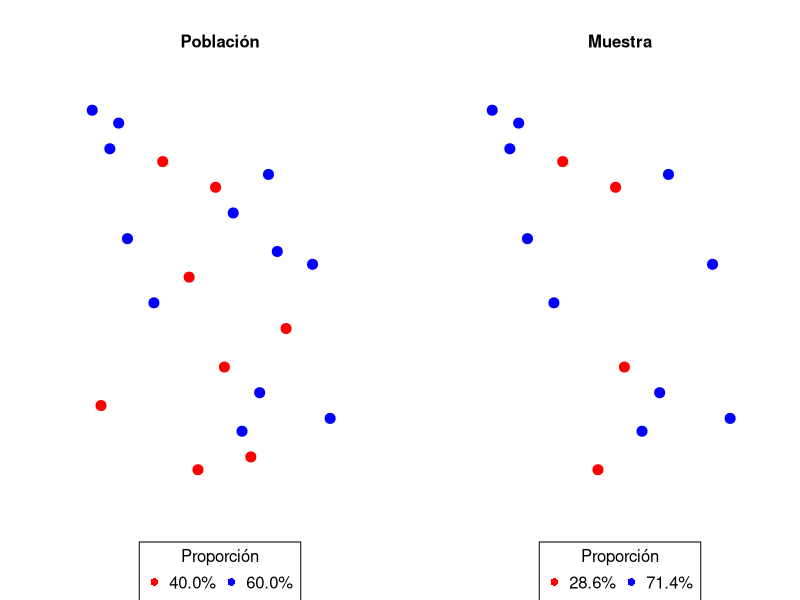
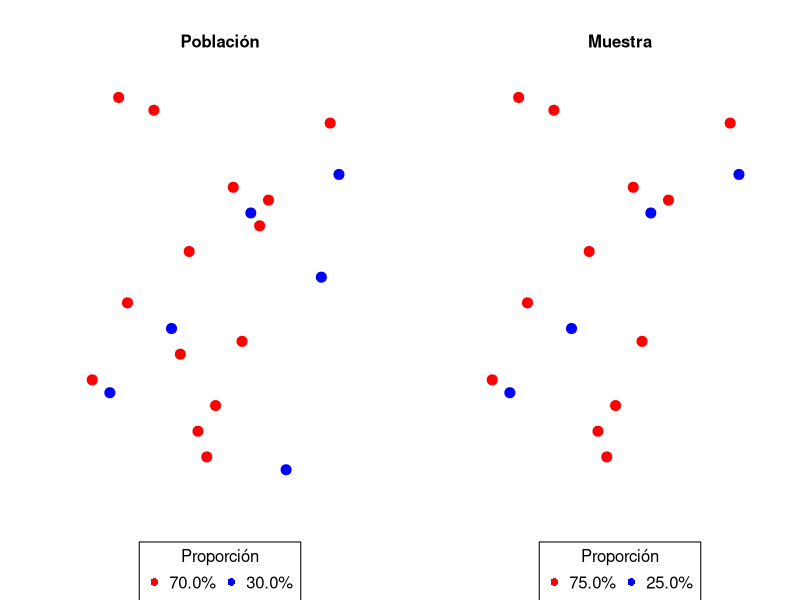
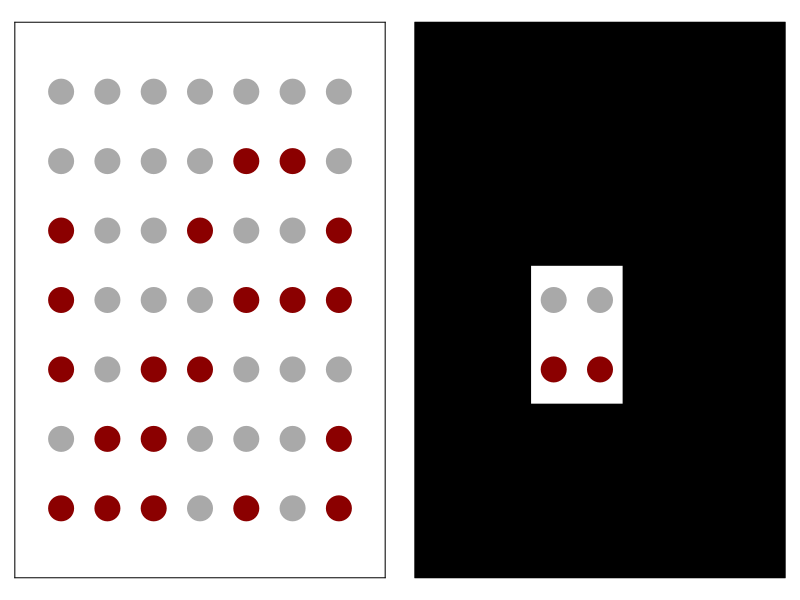
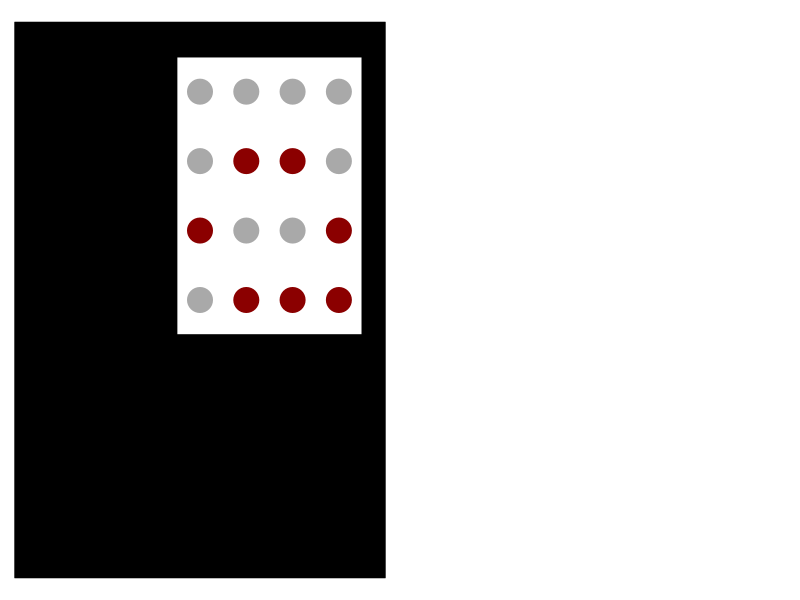
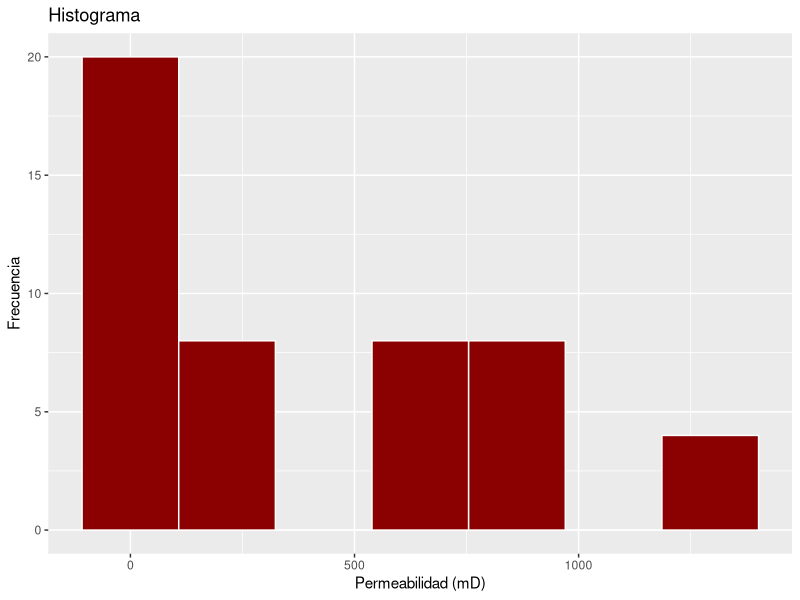
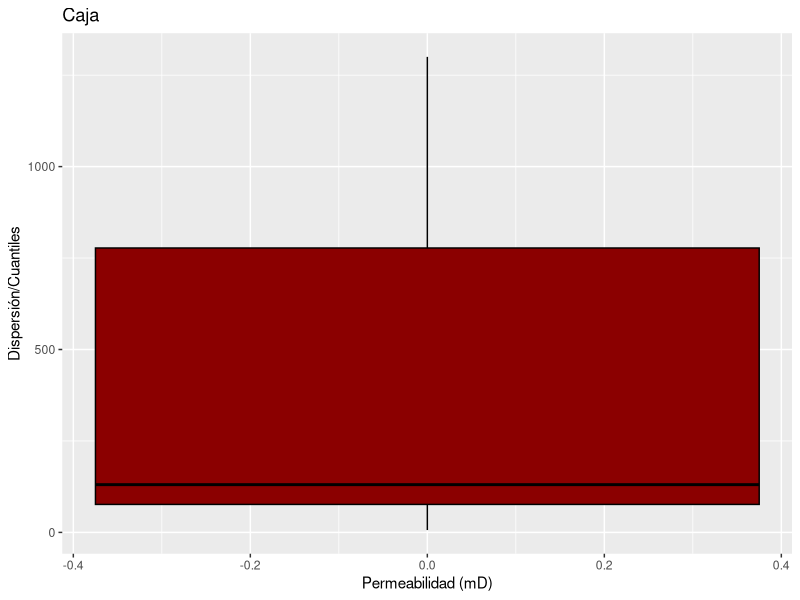
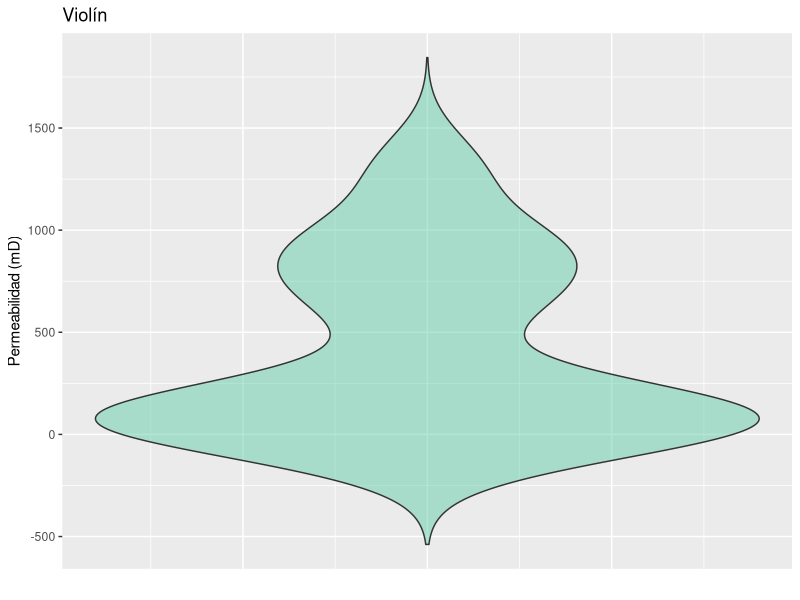
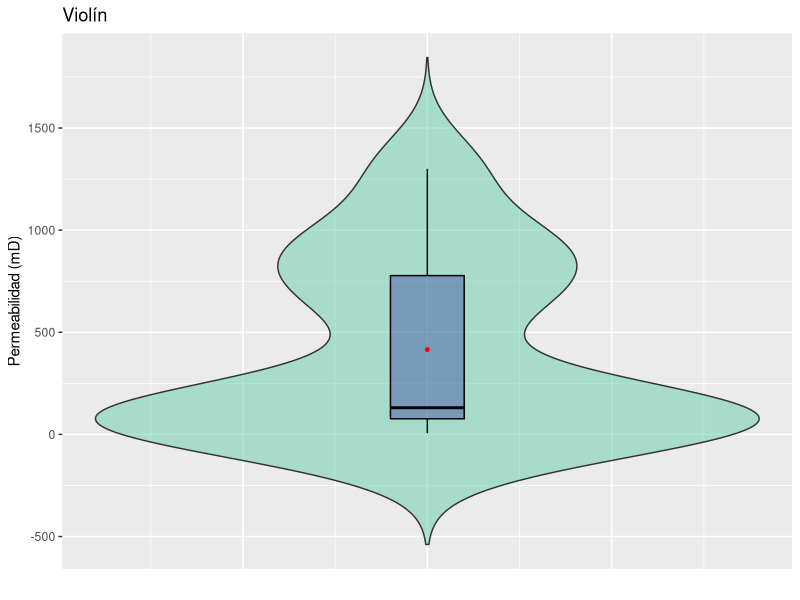

Reproduce these figures in R, in order.
## ---- chunk 1
  set.seed(2023)
  col_text = "black"
  col_point1 = "red"
  col_point2 = "blue"
  par(mfrow = c(1,2), las = 1, bty = "n", bg = NA)
  pos = data.frame(sample(1:30,20), sample(1:30,20))
  pos[,3] = NA
  n = sample(3:17, 1)
  pos[sample(1:20,n),3] = col_point1
  pos[,3] = ifelse(is.na(pos[,3]), col_point2, pos[,3])
  
  plot(x = pos[,1], y = pos[,2],
       pch = 20, cex = 2, col = pos[,3],
       xaxt = "n", yaxt = "n",
       xlab = "", ylab = "", main = "Población",
       cex.main = 1, col.main = col_text,
       xlim = c(1,30), ylim = c(0,30))
  legend("bottom",
         legend = paste(format(round(c(sum(pos[,3] == col_point1), sum(pos[,3] == col_point2))/length(pos[,3])*100,1),
                               nsmall = 1),"%", sep = ""),
         pch = 16, col = c(col_point1, col_point2), horiz = T,
         bty = "o", inset = c(0,-0.25), xpd = T,
         title = "Proporción", cex = 1,
         text.col = col_text, box.col = col_text)
  
  n2 = sample(1:20, sample(1:19,1))
  plot(x = pos[n2,1], y = pos[n2,2],
       pch = 20, cex = 2, col = pos[n2,3],
       xaxt = "n", yaxt = "n",
       xlab = "", ylab = "", main = "Muestra",
       cex.main = 1, col.main = col_text,
       xlim = c(1,30), ylim = c(0,30))
  legend("bottom",
         legend = paste(format(round(c(sum(pos[n2,3] == col_point1), sum(pos[n2,3] == col_point2))/length(pos[n2,3])*100,1),
                               nsmall = 1),"%", sep = ""),
         pch = 16, col = c(col_point1, col_point2), horiz = T,
         bty = "o", inset = c(0,-0.25), xpd = T,
         title = "Proporción", cex = 1,
         text.col = col_text, box.col = col_text)
## ---- chunk 2
  set.seed(1992)
  par(mfrow = c(1,2), las = 1, bty = "n", bg = NA)
  pos = data.frame(sample(1:30,20), sample(1:30,20))
  pos[,3] = NA
  n = sample(3:17, 1)
  pos[sample(1:20,n),3] = col_point1
  pos[,3] = ifelse(is.na(pos[,3]), col_point2, pos[,3])
  
  plot(x = pos[,1], y = pos[,2],
       pch = 20, cex = 2, col = pos[,3],
       xaxt = "n", yaxt = "n",
       xlab = "", ylab = "",
       main = "Población", cex.main = 1, col.main = col_text,
       xlim = c(1,30), ylim = c(0,30))
  legend("bottom",
         legend = paste(format(round(c(sum(pos[,3] == col_point1), sum(pos[,3] == col_point2))/length(pos[,3])*100,1),
                               nsmall = 1),"%", sep = ""),
         pch = 16, col = c(col_point1, col_point2), horiz = T, bty = "o",
         inset = c(0,-0.25), xpd = T, title = "Proporción", cex = 1,
         text.col = col_text, box.col = col_text)
  
  set.seed(156)
  n2 = sample(1:20, sample(1:19,1))
  plot(x = pos[n2,1], y = pos[n2,2],
       pch = 20, cex = 2, col = pos[n2,3],
       xaxt = "n", yaxt = "n",
       xlab = "", ylab = "",
       main = "Muestra", cex.main = 1, col.main = col_text,
       xlim = c(1,30), ylim = c(0,30))
  legend("bottom",
         legend = paste(format(round(c(sum(pos[n2,3] == col_point1), sum(pos[n2,3] == col_point2))/length(pos[n2,3])*100,1),
                               nsmall = 1),"%", sep = ""),
         pch = 16, col = c(col_point1, col_point2), horiz = T, bty = "o",
         inset = c(0,-0.25), xpd = T,title = "Proporción", cex = 1,
         text.col = col_text, box.col = col_text)
## ---- chunk 3
  col_point1 = "darkred"
  col_point2 = "darkgray"
  col_fill = "black"
  par(bg = NA, mar = c(0,0,0,0))
  df = data.frame(x = rep(1:7,rep(7,7)), y = rep(1:7,7), color = NA)
  set.seed(2023)
  df$color[sample(dim(df)[1], 20)] = col_point1
  df$color[is.na(df$color)] = col_point2
  plot(x = df$x, y = df$y, col = df$color,
       pch = 20, cex = 5,
       xlim = c(0,8), ylim = c(0,8),
       bty = "n", xaxt = "n", yaxt = "n",
       xlab = "", ylab = "")
  segments(x0 = c(0,0,0,8), y0 = c(0,8,0,0),
           x1 = c(0,8,8,8), y1 = c(8,8,0,8))
## ---- chunk 4
  par(bg = NA, mar = c(0,0,0,0))
  df = data.frame(x = rep(1:7,rep(7,7)), y = rep(1:7,7), color = NA)
  set.seed(2023)
  df$color[sample(dim(df)[1], 20)] = col_point1
  df$color[is.na(df$color)] = col_point2
  plot(x = df$x, y = df$y, col = df$color,
       pch = 20, cex = 5,
       xlim = c(0,8), ylim = c(0,8),
       bty = "n", xaxt = "n", yaxt = "n",
       xlab = "", ylab = "")
  polygon(x = c(0,0,8,8,4.5,4.5,2.5,2.5,4.5,4.5),
          y = c(8,0,0,8,8,2.5,2.5,4.5,4.5,8),
          col = col_fill, border = col_fill)
## ---- chunk 5
  par(bg = NA, mar = c(0,0,0,0))
  df = data.frame(x = rep(1:7,rep(7,7)), y = rep(1:7,7), color = NA)
  set.seed(2023)
  df$color[sample(dim(df)[1], 20)] = col_point1
  df$color[is.na(df$color)] = col_point2
  plot(x = df$x, y = df$y, col = df$color,
       pch = 20, cex = 5,
       xlim = c(0,8), ylim = c(0,8),
       bty = "n", xaxt = "n", yaxt = "n",
       xlab = "", ylab = "")
  polygon(x = c(0,0,8,8,7.5,7.5,3.5,3.5,7.5,7.5),
          y = c(8,0,0,8,8,3.5,3.5,7.5,7.5,8),
          col = col_fill, border = col_fill)
## ---- chunk 6
# Un conjunto de datos cualquiera
x = c(1,2,3,6,1,-4,-2,6,0,10,-20)
# Promedio de los datos
mean(x)
## ---- chunk 7
library(ggplot2)
datos = rock
ggplot(data = datos, aes(x = perm)) +
  geom_histogram(color = "white", fill = "darkred", bins = 7) +
  labs(title = "Histograma", x = "Permeabilidad (mD)", y = "Frecuencia")
## ---- chunk 8
ggplot(data = datos, aes(y = perm)) + 
  geom_boxplot(color = "black", fill = "darkred") +
  labs(title = "Caja", x = "Permeabilidad (mD)", y = "Dispersión/Cuantiles") 
## ---- chunk 9
g = ggplot(data = datos, aes(x = 1, y = perm)) + 
  geom_violin(trim = F, alpha = 0.5, fill = "aquamarine3") +
  labs(title = "Violín", x = "", y = "Permeabilidad (mD)") + 
  theme(axis.ticks.x = element_blank(),
        axis.text.x = element_blank())
g
## ---- chunk 10

g + geom_boxplot(width = 0.1, color = "black",
                 alpha = 0.3, fill = "darkblue")  +
  stat_summary(fun = mean, geom = "point",
               size = 1, color = "red")
## ---- chunk 11
datos$Perm2 = ifelse(datos$perm > 500, "Mayor a 500", "Menor a  500")
ggplot(data = datos,aes(x = Perm2)) + 
  geom_bar(fill = "darkgreen") + 
  labs(title = "Barras", x = "Permeabilidad (mD)", y = "Frecuencia")
## ---- chunk 12
ggplot(data = datos, aes(x = peri, y = perm)) +
  geom_point() +
  labs(title = "Dispersión", x = "Perímetro (px)", y = "Permeabilidad (mD)")
## ---- chunk 13
ggplot(data = datos, aes(x = peri, y = perm)) + 
  geom_point() + 
  geom_line() +
  labs(title = "Dispersión", x = "Perímetro (px)", y = "Permeabilidad (mD)")
